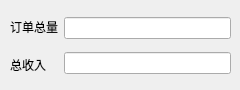
<?xml version="1.0" encoding="UTF-8"?>
<ui version="4.0">
 <class>view_income</class>
 <widget class="QWidget" name="view_income">
  <property name="geometry">
   <rect>
    <x>0</x>
    <y>0</y>
    <width>240</width>
    <height>90</height>
   </rect>
  </property>
  <property name="windowTitle">
   <string>Form</string>
  </property>
  <widget class="QWidget" name="horizontalLayoutWidget">
   <property name="geometry">
    <rect>
     <x>10</x>
     <y>10</y>
     <width>221</width>
     <height>71</height>
    </rect>
   </property>
   <layout class="QHBoxLayout" name="horizontalLayout">
    <item>
     <layout class="QVBoxLayout" name="verticalLayout_3">
      <item>
       <widget class="QLabel" name="label">
        <property name="text">
         <string>订单总量</string>
        </property>
       </widget>
      </item>
      <item>
       <widget class="QLabel" name="label_2">
        <property name="text">
         <string>总收入</string>
        </property>
       </widget>
      </item>
     </layout>
    </item>
    <item>
     <layout class="QVBoxLayout" name="verticalLayout">
      <item>
       <widget class="QLineEdit" name="order">
        <property name="readOnly">
         <bool>true</bool>
        </property>
       </widget>
      </item>
      <item>
       <widget class="QLineEdit" name="income">
        <property name="readOnly">
         <bool>true</bool>
        </property>
       </widget>
      </item>
     </layout>
    </item>
   </layout>
  </widget>
 </widget>
 <resources/>
 <connections/>
</ui>
